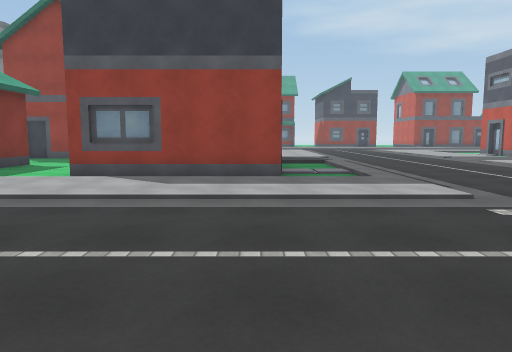
[1] (above)

24 first-person views from a walk through a 3-D level made in the Unity game engine. The camera is 1.3 m above the floor, tilts 6° down and sees 70° across. The floor is counted in squares, 2 m on a side. Each view is taken from the middle of a square. On the plan, view 1 faces up. The plan holds only what a view shows up to about 11 squares ahead; the rest is blank. The place goes on beyond the plan. The player is left out. Surface patterns are stand-ins for the level's own textures.

[2]
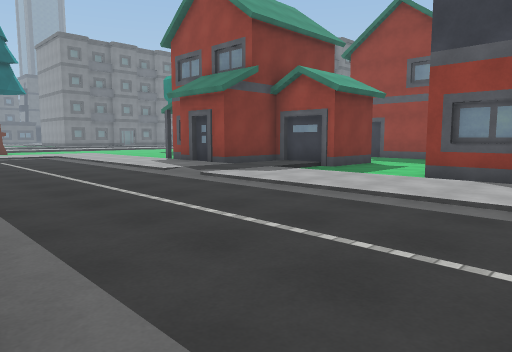

[3]
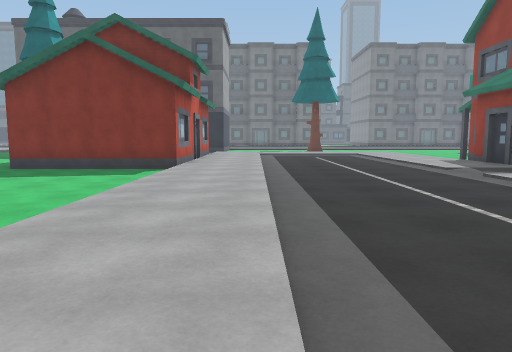

[4]
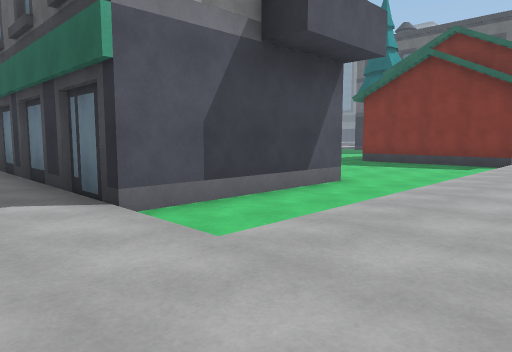

[5]
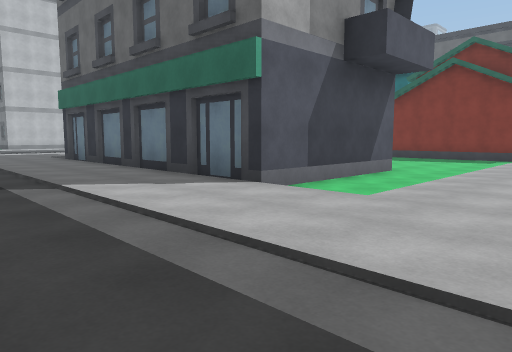

[6]
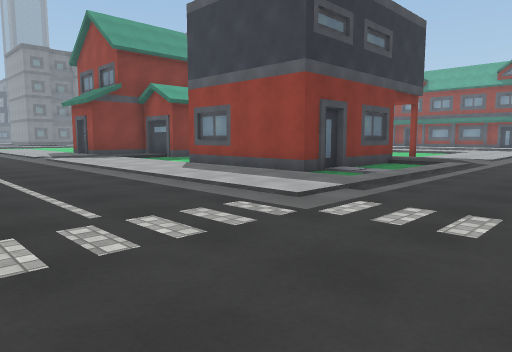

[7]
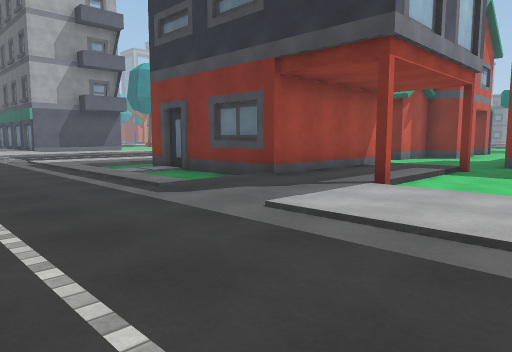

[8]
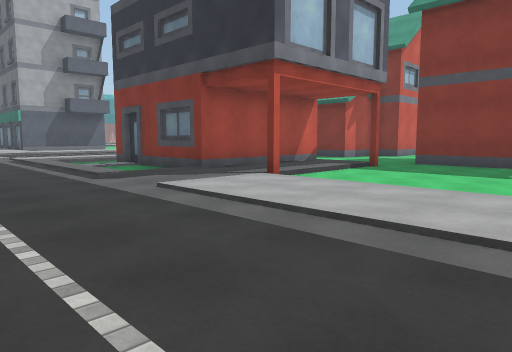

[9]
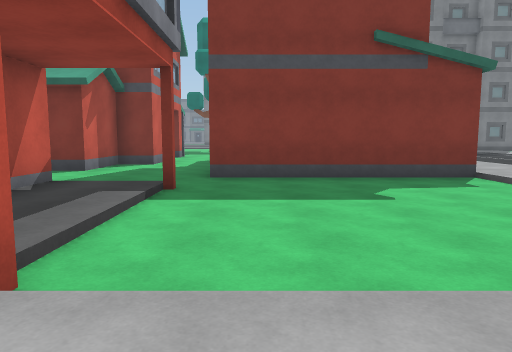

[10]
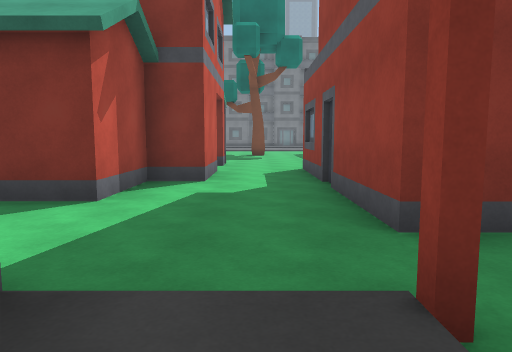

[11]
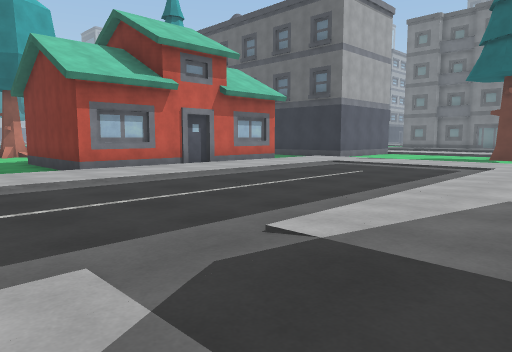

[12]
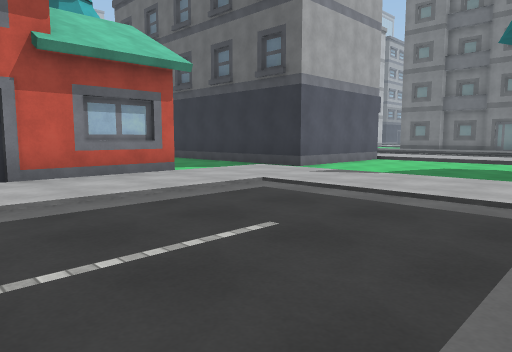

[13]
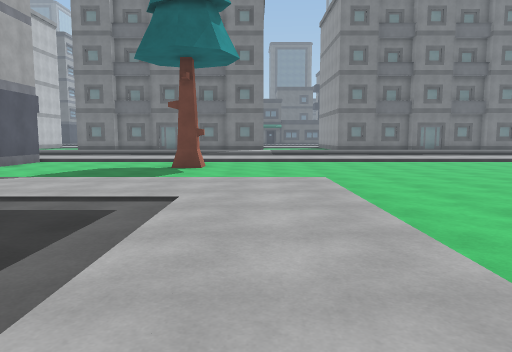

[14]
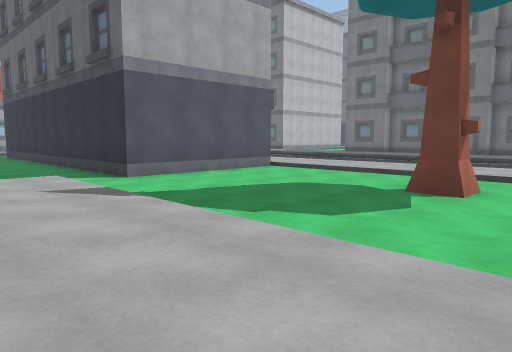

[15]
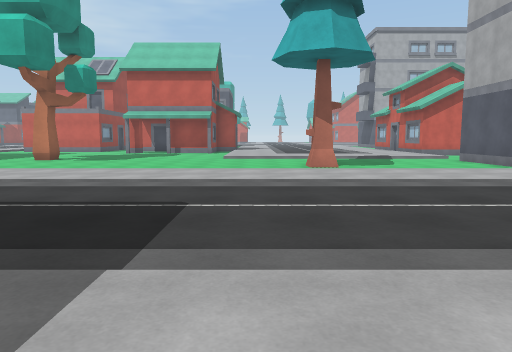

[16]
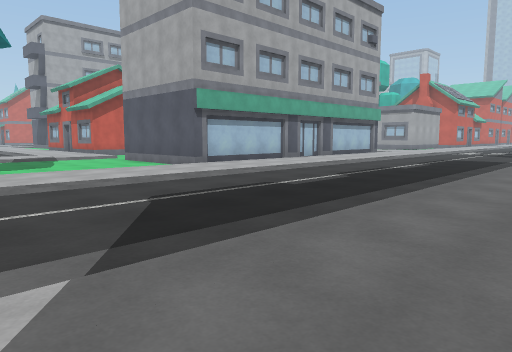

[17]
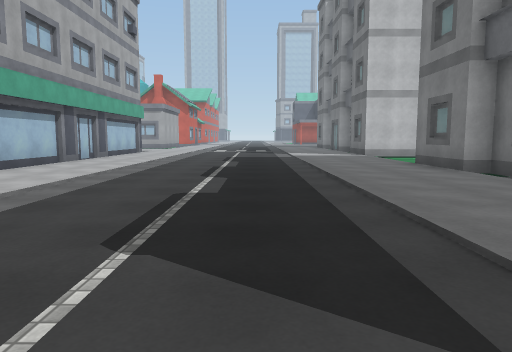

[18]
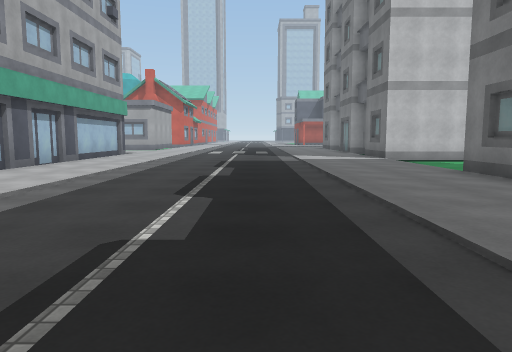

[19]
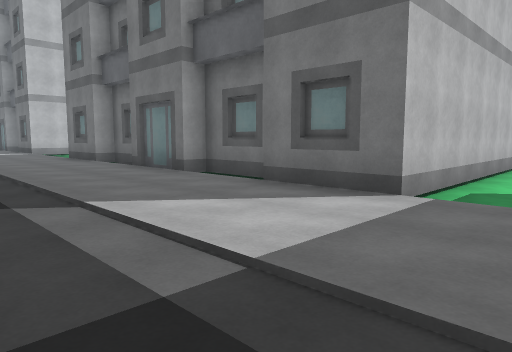

[20]
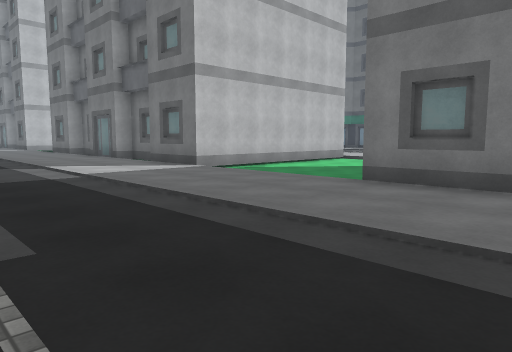

[21]
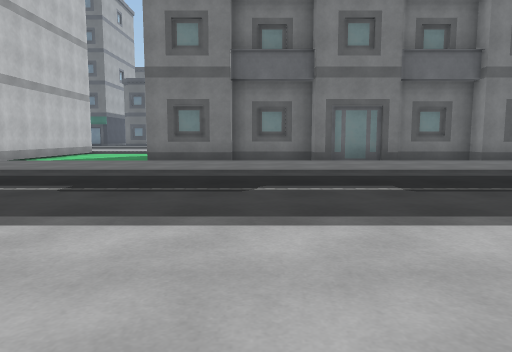

[22]
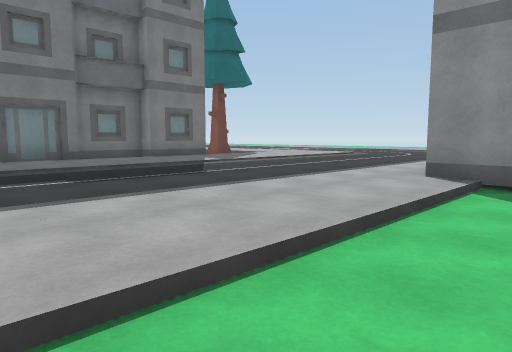

[23]
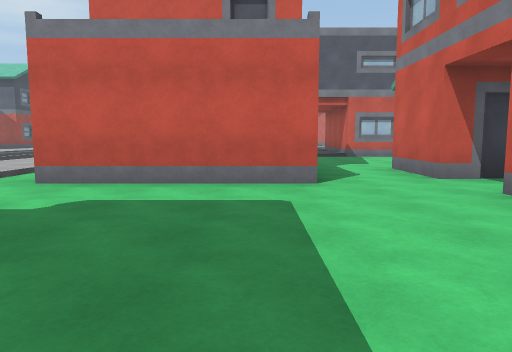

[24]
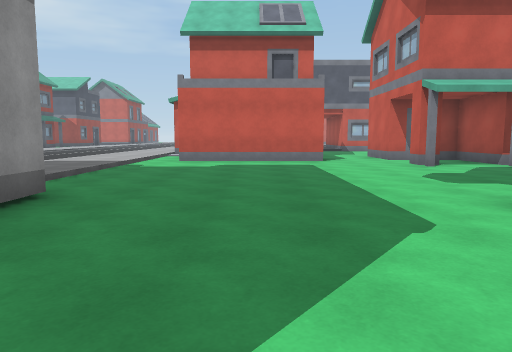

### Floor plan
Key: @ floor where view 1 was taken; # wall or solid block; . main floor; - floor 0.25 m lower than the main floor; / step, stairs or slope; H house; B building; T pine tree; R tree.
Columns run from 34 left of view 1 to 5 right of it. Each row starts with its distance up from view 1.
 18    #.......B     B///////    #//
 17    -........-  --------#H    #---   ....
 16    -........- ---------#     #-----.....
 15    #........-----------#     #-----.....
 14    #........-----------#     #-----.....
 13    -........------------H#-###-#--#.....
 12    -........----R--------------.........
 11    B........----  ----#-##-----####.....
 10    #........-----   ----####---   H-/...
  9   --........-------  -### # ---   #-/...
  8 ----........--------      #/---   #./...
  7 ----........---------/ H    ---####-/...
  6 ----........-----///////##/./////////..
  5 ####........-----/.....................
  4    #........-----/......................
  3    -........--T--/......................
  2    -........-----/......................
  1    #........-----/......................
  0    #........-----/................@....
 -1    .........-----/.....................
 -2    -........B####///H###H#/////////....
 -3    #........##  #--      #---------....
 -4    #........#   #--      #-----####...
 -5    -........#   #-       #---     #...
 -6   --........#   #-      H#--      #...
 -7   --........#   #-                B...
 -8  ---........#   #- T              B...
 -9  ##B........#      T              B..

Where each view was taken, in squares from view 1:
view 1: 0 up, 0 right, facing up
view 2: 0 up, 1 left, facing up-left
view 3: 0 up, 0 right, facing left
view 4: 0 up, 2 right, facing down-left
view 5: 0 up, 4 right, facing down-left
view 6: 1 up, 5 right, facing up-left
view 7: 15 up, 5 right, facing down-left
view 8: 17 up, 5 right, facing down-left
view 9: 14 up, 2 right, facing left
view 10: 12 up, 2 left, facing left
view 11: 6 up, 6 left, facing down-left
view 12: 4 up, 11 left, facing down-left
view 13: 5 up, 11 left, facing left
view 14: 5 up, 15 left, facing down-left
view 15: 5 up, 30 left, facing right
view 16: 4 up, 30 left, facing down-right
view 17: 4 up, 27 left, facing down
view 18: 2 up, 27 left, facing down
view 19: 7 up, 27 left, facing down-left
view 20: 12 up, 26 left, facing down-left
view 21: 12 up, 22 left, facing left
view 22: 12 up, 21 left, facing up-left
view 23: 14 up, 16 left, facing right
view 24: 15 up, 21 left, facing right
